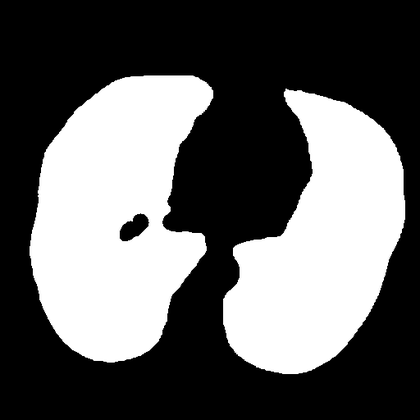
%> input picture Lecture Scripts/LungCtMask.tif, 420 x 420 px, shrunk from 512 x 512 before the run
$ octave Snippet_19_MGRF_Parameter_Estimation_Least_Squares.m   (GNU Octave 9; MATLAB toolbox functions it lacks are replaced by stand-ins)
%> lines starting %> are read from the running program, lines starting %| are printed output that depends on the picture; in (x1, y1, x2, y2) boxes, pixels count from 0 and x2, y2 are one past the last pixel; in counts of white or black regions, pixels touching at a corner belong together; the program's own positions count from 1
% Clear the command window.
clc;
% Close all open figure windows.
close all;
% Clear all variables from the workspace.
clear all;

% --- Parameter Definition ---
% Define the smoothing constant to avoid log(0) errors.
smoothingConstant = 1;
% Define the boolean flag to enable boundary counting with zero padding.
includeBoundaries = true;
% Define the boolean flag to control detailed command window output.
isVerbose = false;

% --- Data Loading ---
% Load the expert ground truth mask to act as the training data.
rawMask = imread("LungCtMask.tif");
%> rawMask is the input picture: size 420x420 uint8; min 0, max 255, mean 97.5

% Check if the mask is an RGB image with three color channels.
if (size(rawMask, 3) == 3)
    % Extract the blue color channel from the mask.
    blueChannel = rawMask(:, :, 3);
    % Extract the red color channel from the mask.
    redChannel = rawMask(:, :, 1);
    % Extract the green color channel from the mask.
    greenChannel = rawMask(:, :, 2);
    % Create a logical mask for the blue regions representing the lungs.
    trainingMask = (blueChannel > 128) & (redChannel < 128) & (greenChannel < 128);
else
    % Create a logical mask for the lungs assuming white pixels.
    trainingMask = rawMask > 128;
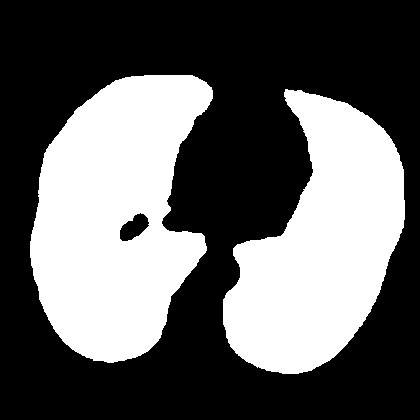
%> trainingMask: size 420x420 logical; 38.2% white; 2 white regions, box (x1, y1, x2, y2) and area: (30, 75, 213, 363) 36340, (223, 89, 405, 374) 31091
    % End the mask type check.
end

% (Optional) Load a small example matrix for testing.
% trainingMask = [1, 1, 0; 1, 1, 0; 0, 0, 0];

% Convert the logical mask to double for mathematical operations.
trainingMask = double(trainingMask);
% Get the dimensions of the training mask.
[imageRows, imageCols] = size(trainingMask);
%> imageRows = 420; imageCols = 420

% --- Boundary Handling ---
% Check if boundary inclusion is enabled.
if (includeBoundaries)
    % Pad the mask with zeros on all sides by one pixel.
    paddedMask = padarray(trainingMask, [1, 1], 0, "both");
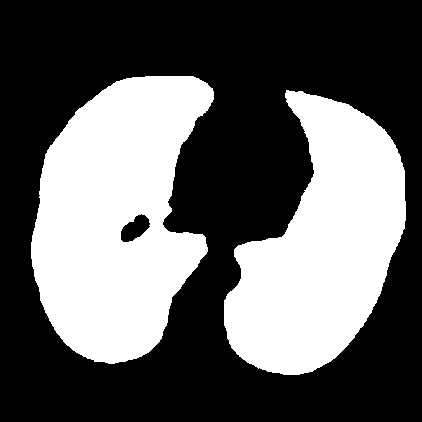
%> paddedMask: size 422x422 double; values 0 (black) and 1 (white), 37.9% white; 2 white regions, box (x1, y1, x2, y2) and area: (31, 76, 214, 364) 36340, (224, 90, 406, 375) 31091
    % Set the starting row index for the padded mask.
    rowStart = 2;
    % Set the ending row index for the padded mask.
    rowEnd = imageRows + 1;
%> rowEnd = 421
    % Set the starting column index for the padded mask.
    colStart = 2;
    % Set the ending column index for the padded mask.
    colEnd = imageCols + 1;
%> colEnd = 421
else
    % Assign the original mask without padding.
    paddedMask = trainingMask;
    % Set the starting row index to exclude boundaries.
    rowStart = 2;
    % Set the ending row index to exclude boundaries.
    rowEnd = imageRows - 1;
    % Set the starting column index to exclude boundaries.
    colStart = 2;
    % Set the ending column index to exclude boundaries.
    colEnd = imageCols - 1;
    % End the boundary flag check.
end

% Initialize the count matrix for neighborhood configurations.
countMatrix = zeros(3, 3, 2);

% --- Clique Counting ---
% Loop through the rows based on the boundary flag settings.
for rowIndex = rowStart:1:rowEnd
    % Loop through the columns based on the boundary flag settings.
    for colIndex = colStart:1:colEnd
        % Extract the current pixel label from the working mask.
        currentLabel = paddedMask(rowIndex, colIndex);
        % Calculate the sum of horizontal neighbors.
        sumHorizontal = paddedMask(rowIndex, colIndex - 1) + paddedMask(rowIndex, colIndex + 1);
        % Calculate the sum of vertical neighbors.
        sumVertical = paddedMask(rowIndex - 1, colIndex) + paddedMask(rowIndex + 1, colIndex);
        % Increment the count for this specific configuration.
        countMatrix(sumHorizontal + 1, sumVertical + 1, currentLabel + 1) = countMatrix(sumHorizontal + 1, sumVertical + 1, currentLabel + 1) + 1;
        % End the column loop.
    end
    % End the row loop.
end

% --- Print Clique Counting Results ---
% Check if verbose output is enabled.
if (isVerbose)
    % Display a header for the clique counting results.
    fprintf("Clique Counting Results:\n");
    % Display the counts for configurations where the center pixel is Label 1.
    fprintf("Counts for Label 1:\n");
    % Print the 3x3 matrix for Label 1.
    disp(countMatrix(:, :, 2));
    % Display the counts for configurations where the center pixel is Label 0.
    fprintf("Counts for Label 0:\n");
    % Print the 3x3 matrix for Label 0.
    disp(countMatrix(:, :, 1));
    % End the verbose check.
end

% --- Building the Linear System (A * beta = b) ---
% Initialize the design matrix A with nine rows and three columns.
matrixA = zeros(9, 3);
% Initialize the observation vector b with nine rows.
vectorB = zeros(9, 1);
% Initialize the row index for the matrices.
rowIndexMatrix = 1;

% Check if verbose output is enabled for the linear system steps.
if (isVerbose)
    % Display a header for the linear system building steps.
    fprintf("Building Linear System (A * beta = b) Step-by-Step:\n");
    % End the verbose check.
end

% Loop through all possible horizontal sums.
for sumH = 0:1:2
    % Loop through all possible vertical sums.
    for sumV = 0:1:2
        % Extract the count for the configuration where the center pixel is 1.
        countY1 = countMatrix(sumH + 1, sumV + 1, 2);
        % Extract the count for the configuration where the center pixel is 0.
        countY0 = countMatrix(sumH + 1, sumV + 1, 1);
        % Calculate the log-ratio with smoothing to avoid log(0).
        logRatio = log10((countY1 + smoothingConstant) ./ (countY0 + smoothingConstant));
        % Assign the row in matrix A.
        matrixA(rowIndexMatrix, :) = [1.0, sumH, sumV];
        % Assign the corresponding log-ratio value in vector b.
        vectorB(rowIndexMatrix) = logRatio;

        % Check if verbose output is enabled.
        if (isVerbose)
            % Print the details of the current step.
            fprintf("Step %d: sumH=%d, sumV=%d | CountY1=%d, CountY0=%d | LogRatio=%.4f | Row A: [%.1f, %d, %d] | b: %.4f\n", rowIndexMatrix, sumH, sumV, countY1, countY0, logRatio, 1.0, sumH, sumV, logRatio);
            % End the verbose print check.
        end

        % Increment the row index for the next configuration.
        rowIndexMatrix = rowIndexMatrix + 1;
        % End the vertical sum loop.
    end
    % End the horizontal sum loop.
end
%> after the loop, matrixA = [1 0 0; 1 0 1; 1 0 2; 1 1 0; 1 1 1; 1 1 2; 1 2 0; 1 2 1; 1 2 2]; rowIndexMatrix = 10; vectorB = [-5.03; -2.26; 0; -2.18; 0.00718; 2; 0; 2.07; 4.82]

% --- Solving the Least Squares Problem ---
% Calculate the estimated beta parameters using the normal equation.
% Note: The negative sign is applied because P(1)/P(0) = exp(-(U(1) - U(0))).
estimatedBetas = -((matrixA' * matrixA) \ (matrixA' * vectorB));
%> estimatedBetas = [4.76; -2.36; -2.34]
% Extract the single-site estimated parameter from the result vector.
estimatedBeta0 = estimatedBetas(1);
%> estimatedBeta0 = 4.76
% Extract the horizontal estimated parameter from the result vector.
estimatedBetaH = estimatedBetas(2);
%> estimatedBetaH = -2.36
% Extract the vertical estimated parameter from the result vector.
estimatedBetaV = estimatedBetas(3);
%> estimatedBetaV = -2.34


% Display the estimated parameters in the command window.
fprintf("Estimated MGRF Parameters (Least Squares):\n");
% Display the single-site parameter.
fprintf("  beta0 (Single-site) = %.4f\n", estimatedBeta0);
%|   beta0 (Single-site) = 4.7633
% Display the horizontal parameter.
fprintf("  betaH (Horizontal)  = %.4f\n", estimatedBetaH);
%|   betaH (Horizontal)  = -2.3630
% Display the vertical parameter.
fprintf("  betaV (Vertical)    = %.4f\n", estimatedBetaV);
%|   betaV (Vertical)    = -2.3371

% --- Visualization of the Linear System ---
% Open a new figure window to display the configurations and counts.
figure("Color", "w");
% Create the first subplot for the count matrix visualization.
subplot(1, 2, 1);
% Display the count matrix for y_i = 1 as an image.
imagesc(countMatrix(:, :, 2));
% Add a colorbar to show the count scale.
colorbar;
% Add a title to the first subplot.
title("Counts of Configurations where y_i = 1");
% Label the horizontal axis.
xlabel("Vertical Sum (S_V)");
% Label the vertical axis.
ylabel("Horizontal Sum (S_H)");
% Create the second subplot for the count matrix visualization.
subplot(1, 2, 2);
% Display the count matrix for y_i = 0 as an image.
imagesc(countMatrix(:, :, 1));
% Add a colorbar to show the count scale.
colorbar;
% Add a title to the second subplot.
title("Counts of Configurations where y_i = 0");
% Label the horizontal axis.
xlabel("Vertical Sum (S_V)");
% Label the vertical axis.
ylabel("Horizontal Sum (S_H)");
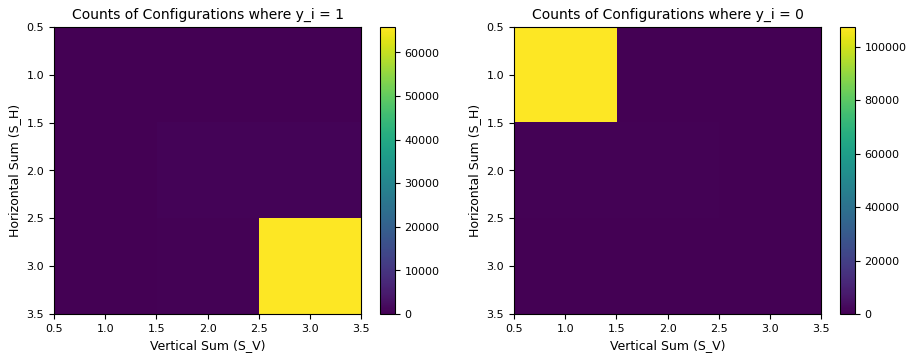
%> figure redrawn from the program's plot data, 2 panels
